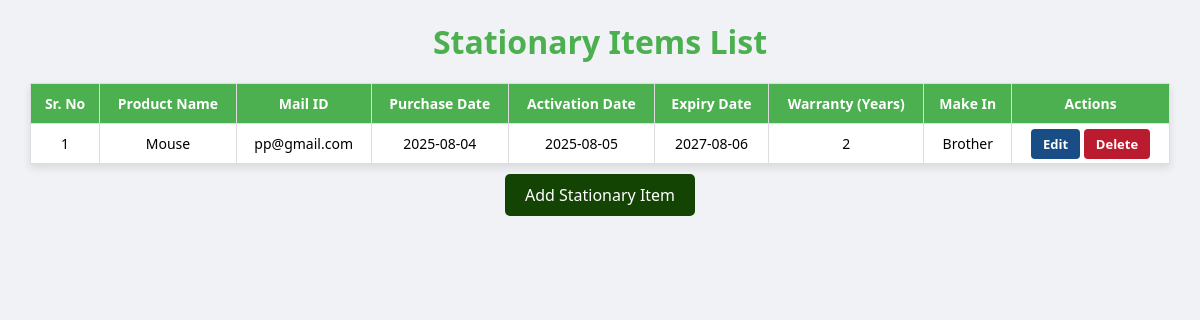
/stationary, run on the app's committed database.
### models/office_stationary.py (models this page shows, shortened)
class OfficeStationary(db.Model):
    __tablename__ = 'office_stationary'
    id = db.Column(db.Integer, primary_key=True)
    product_name = db.Column(db.String(100), nullable=False)
    purchase_date = db.Column(db.Date, nullable=False)
    activation_date = db.Column(db.Date, nullable=True)
    expiry_date = db.Column(db.Date, nullable=True)
    mail_id = db.Column(db.String(50), nullable=True)
    warranty_years = db.Column(db.Integer, nullable=False)
    make_in = db.Column(db.String(100), nullable=False)

### app.py (the view)
@app.route('/stationary')
def stationary_list():
    stationaries = OfficeStationary.query.all()
    return render_template('stationary_list.html', stationaries=stationaries)

### Templates/stationary_list.html (shortened to what this page needs)
<!DOCTYPE html>
<html lang="en">
<head>
</head>
<body>
<h1>Stationary Items List</h1>
<table>
  <thead>
    <tr>
      <th>Sr. No</th>
      <th>Product Name</th>
      <th>Mail ID</th>
      <th>Purchase Date</th>
      <th>Activation Date</th>
      <th>Expiry Date</th>
      <th>Warranty (Years)</th>
      <th>Make In</th>
      <th>Actions</th>
    </tr>
  </thead>
  <tbody>
    {% for item in stationaries %}
    <tr>
      <td>{{ loop.index }}</td>
      <td>{{ item.product_name }}</td>
      <td>{{ item.mail_id }}</td>
      <td>{{ item.purchase_date }}</td>
      <td>{{ item.activation_date }}</td>
      <td>{{ item.expiry_date }}</td>
      <td>{{ item.warranty_years }}</td>
      <td>{{ item.make_in }}</td>
      <td class="actions">
        <a href="{{ url_for('update_stationary', stationary_id=item.id) }}" class="edit">Edit</a>
        <a href="{{ url_for('delete_stationary', stationary_id=item.id) }}" class="delete" onclick="return confirm('Are you sure?')">Delete</a>
      </td>
    </tr>
    {% endfor %}
  </tbody>
</table>
<div class="add-btn">
  <a href="{{ url_for('add_stationary') }}">Add Stationary Item</a>
</div>
</body>
</html>

### Templates/stationary_list.html (style rules this page uses)
body { font-family: 'Segoe UI', Tahoma, Geneva, Verdana, sans-serif; background-color: #f0f2f5; margin: 0; padding: 0; }
h1 { text-align: center; color: #4CAF50; margin: 20px 0; }
table { width: 95%; margin: 20px auto; border-collapse: collapse; background: #fff; font-size: 14px; box-shadow: 0 4px 8px rgba(0, 0, 0, 0.1); }
th, td { padding: 10px; border: 1px solid #ddd; text-align: center; }
th { background-color: #4CAF50; color: white; }
.actions a { padding: 6px 12px; border-radius: 4px; text-decoration: none; font-weight: bold; font-size: 13px; color: white; }
.edit { background-color: #184e85; }
.delete { background-color: #bb1b2e; }
.add-btn { text-align: center; margin: 20px; }
.add-btn a { background-color: #134404; color: white; padding: 10px 20px; text-decoration: none; border-radius: 5px; }

### data on the page
OfficeStationary: product_name "Mouse", mail_id "pp@gmail.com", purchase_date "2025-08-04", activation_date "2025-08-05", expiry_date "2027-08-06", warranty_years "2", make_in "Brother"
